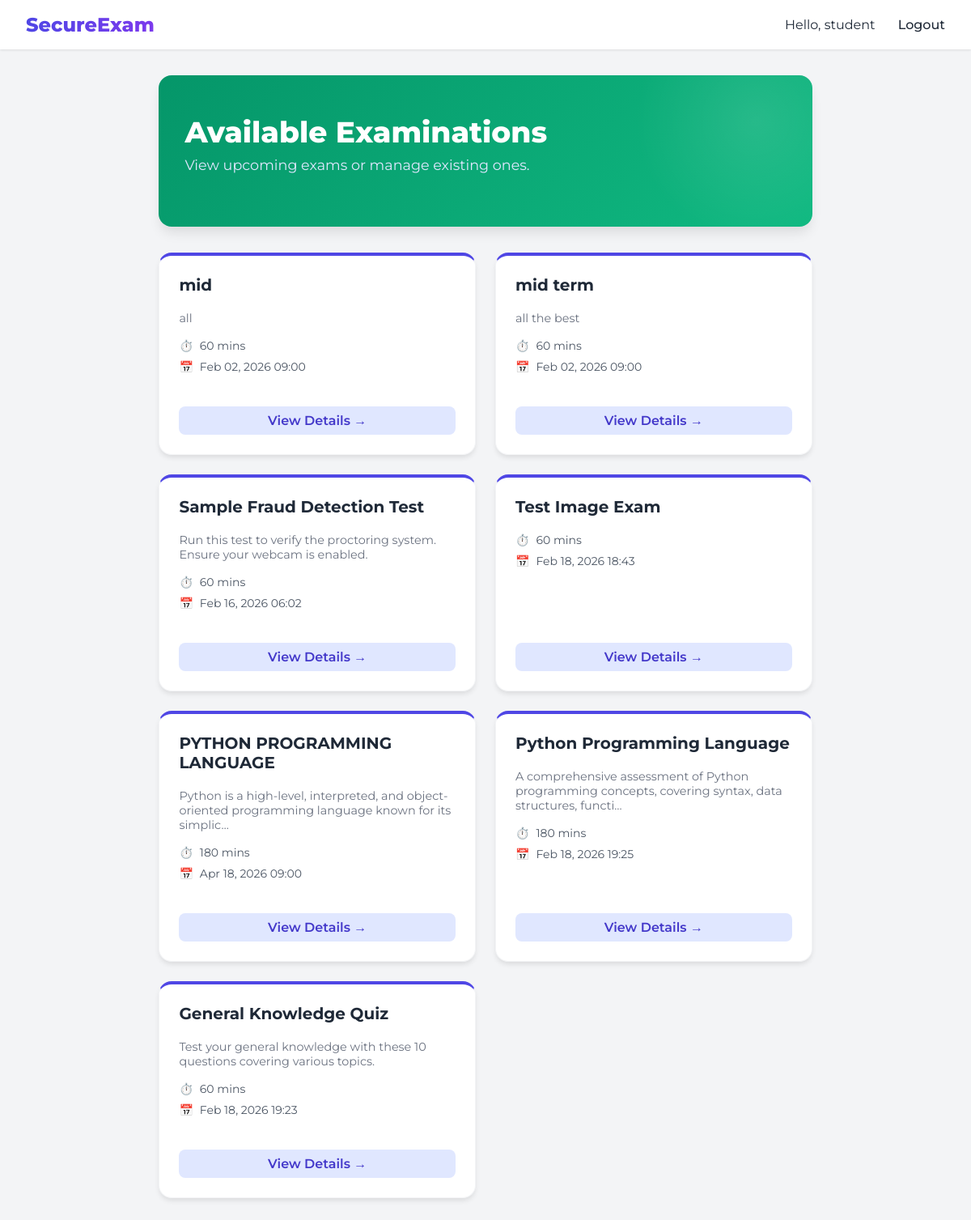
Screenshot of /exams/ (signed in) with the database file from the repository.
### accounts/models.py (models this page shows, shortened)
class User(AbstractUser):
    ROLE_CHOICES = (
        ('student', 'Student'),
        ('faculty', 'Faculty'),
        ('admin', 'Admin'),
    )
    role = models.CharField(max_length=10, choices=ROLE_CHOICES, default='student')
    def is_faculty(self):
        return self.role == 'faculty'

### exams/models.py (models this page shows, shortened)
class Exam(models.Model):
    title = models.CharField(max_length=200)
    description = models.TextField(blank=True)
    start_time = models.DateTimeField()
    end_time = models.DateTimeField()
    duration_minutes = models.IntegerField()
    is_active = models.BooleanField(default=True)

### exams/views.py (the view)
# urls.py: path('', views.exam_list, name='exam_list'),
@login_required
def exam_list(request):
    if request.user.is_faculty():
        exams = Exam.objects.all() # Or filter by faculty if needed
    else:
        exams = Exam.objects.filter(is_active=True)
    return render(request, 'exams/exam_list.html', {'exams': exams})

### templates/exams/exam_list.html (shortened to what this page needs)
{% extends 'base.html' %}
{% load static %}
{% block content %}
<div class="dashboard-header" style="background: linear-gradient(135deg, #059669, #10b981);">
    <h2>Available Examinations</h2>
    <p>View upcoming exams or manage existing ones.</p>
</div>
<div class="dashboard-grid">
    {% for exam in exams %}
    <div class="stat-card" style="border-top: 4px solid #4f46e5;">
        <div>
            <h3 style="margin-top: 0; font-size: 1.25rem;">{{ exam.title }}</h3>
            <p style="color: #6b7280; margin-bottom: 1rem; font-size: 0.9rem;">{{ exam.description|truncatechars:100 }}
            </p>
            <div style="display: flex; flex-direction: column; gap: 0.5rem; margin-bottom: 1.5rem;">
                <div style="display: flex; align-items: center; gap: 0.5rem; font-size: 0.875rem; color: #4b5563;">
                    <span>⏱️</span> {{ exam.duration_minutes }} mins
                </div>
                <div style="display: flex; align-items: center; gap: 0.5rem; font-size: 0.875rem; color: #4b5563;">
                    <span>📅</span> {{ exam.start_time|date:"M d, Y H:i" }}
                </div>
            </div>
        </div>
        <a href="{% url 'exam_detail' exam.pk %}" class="action-btn"
            style="background: #e0e7ff; color: #4338ca; border: none; font-weight: 600;">View Details →</a>
    </div>
    {% endfor %}
</div>
{% endblock %}

### templates/base.html (shortened to what this page needs)
{% load static %}
<!DOCTYPE html>
<html lang="en">
<head>
    <link rel="stylesheet" href="{% static 'css/style.css' %}">
</head>
<body>
    <nav class="navbar">
        <div class="logo">SecureExam</div>
        <div class="nav-links">
            {% if user.is_authenticated %}
            <span>Hello, {{ user.username }}</span>
            <a href="{% url 'logout' %}">Logout</a>
            {% else %}
            <a href="{% url 'login' %}">Login</a>
            <a href="{% url 'register' %}">Register</a>
            {% endif %}
        </div>
    </nav>
    <div class="container">
        {% block content %}
        {% endblock %}
    </div>
</body>
</html>

### static/css/style.css (style rules this page uses)
:root { --primary-color: #4f46e5; --primary-hover: #4338ca; --bg-color: #f3f4f6; --card-bg: #ffffff; --text-color: #1f2937; --text-light: #6b7280; --danger: #ef4444; --success: #10b981; --input-border: #e5e7eb; --input-focus: #4f46e5; }
body { font-family: 'Brandon Text', 'Montserrat', sans-serif; background-color: var(--bg-color); color: var(--text-color); margin: 0; padding: 0; display: flex; flex-direction: column; min-height: 100vh; }
.navbar { background-color: var(--card-bg); padding: 1rem 2rem; box-shadow: 0 1px 3px rgba(0, 0, 0, 0.1); display: flex; justify-content: space-between; align-items: center; z-index: 10; }
.logo { font-size: 1.5rem; font-weight: 800; background: linear-gradient(90deg, #4f46e5, #7c3aed); -webkit-background-clip: text; -webkit-text-fill-color: transparent; }
.nav-links a { text-decoration: none; color: var(--text-color); margin-left: 1.5rem; font-weight: 500; }
.container { padding: 2rem; max-width: 1200px; margin: 0 auto; }
.dashboard-header { background: linear-gradient(135deg, #1e1b4b, #4338ca); color: white; padding: 3rem 2rem; border-radius: 1rem; margin-bottom: 2rem; position: relative; overflow: hidden; box-shadow: 0 10px 15px -3px rgba(0, 0, 0, 0.1); }
.dashboard-header h2 { font-size: 2.25rem; font-weight: 800; margin: 0; position: relative; z-index: 1; }
.dashboard-header p { color: #e0e7ff; margin-top: 0.5rem; position: relative; z-index: 1; font-size: 1.1rem; }
.dashboard-header::before { content: ''; position: absolute; top: -50%; right: -10%; width: 300px; height: 300px; background: radial-gradient(circle, rgba(255, 255, 255, 0.1) 0%, rgba(255, 255, 255, 0) 70%); border-radius: 50%; }
.dashboard-grid { display: grid; grid-template-columns: repeat(auto-fit, minmax(300px, 1fr)); gap: 1.5rem; }
.stat-card { background: white; border-radius: 1rem; padding: 1.5rem; box-shadow: 0 4px 6px -1px rgba(0, 0, 0, 0.1); transition: transform 0.2s, box-shadow 0.2s; border: 1px solid #f3f4f6; display: flex; flex-direction: column; justify-content: space-between; }
.action-btn { margin-top: 1rem; width: 100%; text-align: center; background: white; border: 1px solid #e5e7eb; padding: 0.5rem; border-radius: 0.5rem; color: #1f2937; transition: all 0.2s; text-decoration: none; display: block; box-sizing: border-box; }

### rows the page displays
User: username "student"
Exam: title "mid", description "all", duration_minutes "60", start_time "Feb 02, 2026 09:00"
Exam: title "mid term", description "all the best", duration_minutes "60", start_time "Feb 02, 2026 09:00"
Exam: title "Sample Fraud Detection Test", description "Run this test to verify the proctoring system. Ensure your webcam is enabled.", duration_minutes "60", start_time "Feb 16, 2026 06:02"
Exam: title "Test Image Exam", duration_minutes "60", start_time "Feb 18, 2026 18:43"
Exam: title "PYTHON PROGRAMMING LANGUAGE", description "Python is a high-level, interpreted, and object-oriented programming language known for its simplic…", duration_minutes "180", start_time "Apr 18, 2026 09:00"
Exam: title "Python Programming Language", description "A comprehensive assessment of Python programming concepts, covering syntax, data structures, functi…", duration_minutes "180", start_time "Feb 18, 2026 19:25"
Exam: title "General Knowledge Quiz", description "Test your general knowledge with these 10 questions covering various topics.", duration_minutes "60", start_time "Feb 18, 2026 19:23"
